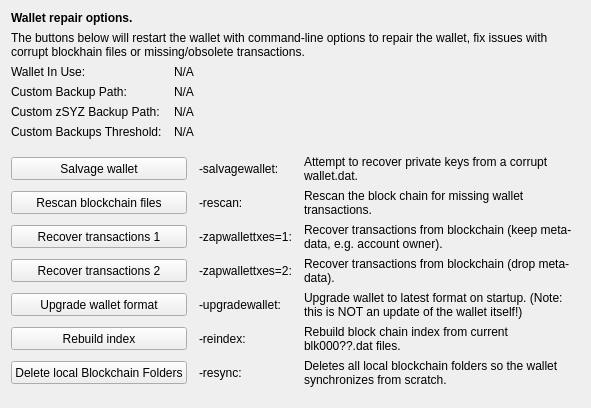
     <widget class="QWidget" name="tab_repair">
      <attribute name="title">
       <string>&amp;Wallet Repair</string>
      </attribute>
      <layout class="QGridLayout" name="gridLayout_4" columnstretch="0,0,0,0">
       <property name="horizontalSpacing">
        <number>12</number>
       </property>
       <item row="0" column="0" colspan="4">
        <widget class="QLabel" name="label_repair_header">
         <property name="font">
          <font>
           <weight>75</weight>
           <bold>true</bold>
          </font>
         </property>
         <property name="text">
          <string>Wallet repair options.</string>
         </property>
        </widget>
       </item>
       <item row="1" column="0" colspan="4">
        <widget class="QLabel" name="label_repair_helptext">
         <property name="font">
          <font>
           <weight>50</weight>
           <bold>false</bold>
          </font>
         </property>
         <property name="text">
          <string>The buttons below will restart the wallet with command-line options to repair the wallet, fix issues with corrupt blockhain files or missing/obsolete transactions.</string>
         </property>
         <property name="wordWrap">
          <bool>true</bool>
         </property>
        </widget>
       </item>
       <item row="2" column="0">
        <widget class="QLabel" name="wallet_path_label">
         <property name="text">
          <string>Wallet In Use:</string>
         </property>
        </widget>
       </item>
       <item row="2" column="1" colspan="3">
        <widget class="QLabel" name="wallet_path">
         <property name="cursor">
          <cursorShape>IBeamCursor</cursorShape>
         </property>
         <property name="text">
          <string>N/A</string>
         </property>
         <property name="textFormat">
          <enum>Qt::PlainText</enum>
         </property>
         <property name="textInteractionFlags">
          <set>Qt::LinksAccessibleByMouse|Qt::TextSelectableByKeyboard|Qt::TextSelectableByMouse</set>
         </property>
        </widget>
       </item>
       <item row="3" column="0">
        <widget class="QLabel" name="wallet_custombackuppath_label">
         <property name="text">
          <string>Custom Backup Path:</string>
         </property>
         <property name="visible">
          <bool>false</bool>
         </property>
        </widget>
       </item>
       <item row="3" column="1" colspan="3">
        <widget class="QLabel" name="wallet_custombackuppath">
         <property name="cursor">
          <cursorShape>IBeamCursor</cursorShape>
         </property>
         <property name="text">
          <string>N/A</string>
         </property>
         <property name="textFormat">
          <enum>Qt::PlainText</enum>
         </property>
         <property name="textInteractionFlags">
          <set>Qt::LinksAccessibleByMouse|Qt::TextSelectableByKeyboard|Qt::TextSelectableByMouse</set>
         </property>
         <property name="visible">
          <bool>false</bool>
         </property>
        </widget>
       </item>
       <item row="4" column="0">
        <widget class="QLabel" name="wallet_customzpivbackuppath_label">
         <property name="text">
          <string>Custom zSYZ Backup Path:</string>
         </property>
         <property name="visible">
          <bool>false</bool>
         </property>
        </widget>
       </item>
       <item row="4" column="1" colspan="3">
        <widget class="QLabel" name="wallet_customzpivbackuppath">
         <property name="cursor">
          <cursorShape>IBeamCursor</cursorShape>
         </property>
         <property name="text">
          <string>N/A</string>
         </property>
         <property name="textFormat">
          <enum>Qt::PlainText</enum>
         </property>
         <property name="textInteractionFlags">
          <set>Qt::LinksAccessibleByMouse|Qt::TextSelectableByKeyboard|Qt::TextSelectableByMouse</set>
         </property>
         <property name="visible">
          <bool>false</bool>
         </property>
        </widget>
       </item>
       <item row="5" column="0">
        <widget class="QLabel" name="wallet_custombackupthreshold_label">
         <property name="text">
          <string>Custom Backups Threshold:</string>
         </property>
         <property name="visible">
          <bool>false</bool>
         </property>
        </widget>
       </item>
       <item row="5" column="1" colspan="3">
        <widget class="QLabel" name="wallet_custombackupthreshold">
         <property name="cursor">
          <cursorShape>IBeamCursor</cursorShape>
         </property>
         <property name="text">
          <string>N/A</string>
         </property>
         <property name="textFormat">
          <enum>Qt::PlainText</enum>
         </property>
         <property name="textInteractionFlags">
          <set>Qt::LinksAccessibleByMouse|Qt::TextSelectableByKeyboard|Qt::TextSelectableByMouse</set>
         </property>
         <property name="visible">
          <bool>false</bool>
         </property>
        </widget>
       </item>
       <item row="6" column="0">
        <spacer name="verticalSpacer_repair1">
         <property name="orientation">
          <enum>Qt::Vertical</enum>
         </property>
         <property name="sizeHint" stdset="0">
          <size>
           <width>10</width>
           <height>10</height>
          </size>
         </property>
        </spacer>
       </item>
       <item row="7" column="0" colspan="2">
        <widget class="QPushButton" name="btn_salvagewallet">
         <property name="minimumSize">
          <size>
           <width>100</width>
           <height>23</height>
          </size>
         </property>
         <property name="text">
          <string>Salvage wallet</string>
         </property>
        </widget>
       </item>
       <item row="7" column="2">
        <widget class="QLabel" name="label_repair_salvage_command">
         <property name="text">
          <string notr="true">-salvagewallet:</string>
         </property>
        </widget>
       </item>
       <item row="7" column="3">
        <widget class="QLabel" name="label_repair_salvage">
         <property name="text">
          <string>Attempt to recover private keys from a corrupt wallet.dat.</string>
         </property>
         <property name="wordWrap">
          <bool>true</bool>
         </property>
        </widget>
       </item>
       <item row="8" column="0" colspan="2">
        <widget class="QPushButton" name="btn_rescan">
         <property name="minimumSize">
          <size>
           <width>100</width>
           <height>23</height>
          </size>
         </property>
         <property name="text">
          <string>Rescan blockchain files</string>
         </property>
        </widget>
       </item>
       <item row="8" column="2">
        <widget class="QLabel" name="label_repair_rescan_command">
         <property name="text">
          <string notr="true">-rescan:</string>
         </property>
        </widget>
       </item>
       <item row="8" column="3">
        <widget class="QLabel" name="label_repair_rescan">
         <property name="text">
          <string>Rescan the block chain for missing wallet transactions.</string>
         </property>
         <property name="wordWrap">
          <bool>true</bool>
         </property>
        </widget>
       </item>
       <item row="9" column="0" colspan="2">
        <widget class="QPushButton" name="btn_zapwallettxes1">
         <property name="minimumSize">
          <size>
           <width>100</width>
           <height>23</height>
          </size>
         </property>
         <property name="text">
          <string>Recover transactions 1</string>
         </property>
        </widget>
       </item>
       <item row="9" column="2">
        <widget class="QLabel" name="label_repair_zap1_command">
         <property name="text">
          <string notr="true">-zapwallettxes=1:</string>
         </property>
        </widget>
       </item>
       <item row="9" column="3">
        <widget class="QLabel" name="label_repair_zap1">
         <property name="text">
          <string>Recover transactions from blockchain (keep meta-data, e.g. account owner).</string>
         </property>
         <property name="wordWrap">
          <bool>true</bool>
         </property>
        </widget>
       </item>
       <item row="10" column="0" colspan="2">
        <widget class="QPushButton" name="btn_zapwallettxes2">
         <property name="minimumSize">
          <size>
           <width>100</width>
           <height>23</height>
          </size>
         </property>
         <property name="text">
          <string>Recover transactions 2</string>
         </property>
        </widget>
       </item>
       <item row="10" column="2">
        <widget class="QLabel" name="label_repair_zap2_command">
         <property name="text">
          <string notr="true">-zapwallettxes=2:</string>
         </property>
        </widget>
       </item>
       <item row="10" column="3">
        <widget class="QLabel" name="label_repair_zap2">
         <property name="text">
          <string>Recover transactions from blockchain (drop meta-data).</string>
         </property>
         <property name="wordWrap">
          <bool>true</bool>
         </property>
        </widget>
       </item>
       <item row="11" column="0" colspan="2">
        <widget class="QPushButton" name="btn_upgradewallet">
         <property name="minimumSize">
          <size>
           <width>100</width>
           <height>23</height>
          </size>
         </property>
         <property name="text">
          <string>Upgrade wallet format</string>
         </property>
        </widget>
       </item>
       <item row="11" column="2">
        <widget class="QLabel" name="label_repair_upgrade_command">
         <property name="text">
          <string notr="true">-upgradewallet:</string>
         </property>
        </widget>
       </item>
       <item row="11" column="3">
        <widget class="QLabel" name="label_repair_upgrade">
         <property name="text">
          <string>Upgrade wallet to latest format on startup. (Note: this is NOT an update of the wallet itself!)</string>
         </property>
         <property name="wordWrap">
          <bool>true</bool>
         </property>
        </widget>
       </item>
       <item row="12" column="0" colspan="2">
        <widget class="QPushButton" name="btn_reindex">
         <property name="minimumSize">
          <size>
           <width>100</width>
           <height>23</height>
          </size>
         </property>
         <property name="text">
          <string>Rebuild index</string>
         </property>
        </widget>
       </item>
       <item row="12" column="2">
        <widget class="QLabel" name="label_repair_reindex_command">
         <property name="text">
          <string notr="true">-reindex:</string>
         </property>
        </widget>
       </item>
       <item row="12" column="3">
        <widget class="QLabel" name="label_repair_reindex">
         <property name="text">
          <string>Rebuild block chain index from current blk000??.dat files.</string>
         </property>
         <property name="wordWrap">
          <bool>true</bool>
         </property>
        </widget>
       </item>
       <item row="13" column="0" colspan="2">
        <widget class="QPushButton" name="btn_resync">
         <property name="minimumSize">
          <size>
           <width>100</width>
           <height>23</height>
          </size>
         </property>
         <property name="text">
          <string>Delete local Blockchain Folders</string>
         </property>
        </widget>
       </item>
       <item row="13" column="2">
        <widget class="QLabel" name="label_repair_resync_command">
         <property name="text">
          <string>-resync:</string>
         </property>
        </widget>
       </item>
       <item row="13" column="3">
        <widget class="QLabel" name="label_repair_resync">
         <property name="text">
          <string>Deletes all local blockchain folders so the wallet synchronizes from scratch.</string>
         </property>
         <property name="wordWrap">
          <bool>true</bool>
         </property>
        </widget>
       </item>
       <item row="14" column="0">
        <spacer name="verticalSpacer_repair2">
         <property name="orientation">
          <enum>Qt::Vertical</enum>
         </property>
         <property name="sizeHint" stdset="0">
          <size>
           <width>20</width>
           <height>10</height>
          </size>
         </property>
        </spacer>
       </item>
      </layout>
     </widget>
